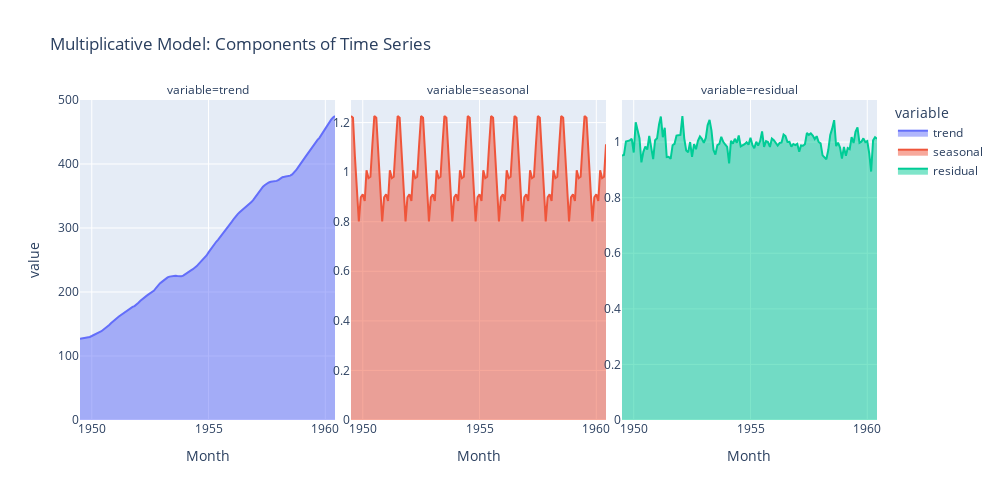

Write notebook code for a chart like this one.
### Code cell
for axis in fig.layout:
    if 'yaxis' in axis:
        fig.layout[axis].showticklabels = True

fig.show()

### Figure 1 — Plotly figure (JSON) as saved in the notebook; plotly's stock layout.template omitted (floating-point values rounded to 4 significant figures; data arrays with more than 128 entries replaced by an {"elided": "..."} marker saying what was removed)
{"data": [{"fillpattern": {"shape": ""}, "hovertemplate": "variable=trend<br>Month=%{x}<br>value=%{y}<extra></extra>", "legendgroup": "trend", "line": {"color": "#636efa"}, "marker": {"symbol": "circle"}, "mode": "lines", "name": "trend", "orientation": "v", "showlegend": true, "stackgroup": "1", "type": "scatter", "x": {"elided": "132 str values"}, "xaxis": "x", "y": {"elided": "132 float values"}, "yaxis": "y"}, {"fillpattern": {"shape": ""}, "hovertemplate": "variable=seasonal<br>Month=%{x}<br>value=%{y}<extra></extra>", "legendgroup": "seasonal", "line": {"color": "#EF553B"}, "marker": {"symbol": "circle"}, "mode": "lines", "name": "seasonal", "orientation": "v", "showlegend": true, "stackgroup": "1", "type": "scatter", "x": {"elided": "132 str values"}, "xaxis": "x2", "y": {"elided": "132 float values"}, "yaxis": "y2"}, {"fillpattern": {"shape": ""}, "hovertemplate": "variable=residual<br>Month=%{x}<br>value=%{y}<extra></extra>", "legendgroup": "residual", "line": {"color": "#00cc96"}, "marker": {"symbol": "circle"}, "mode": "lines", "name": "residual", "orientation": "v", "showlegend": true, "stackgroup": "1", "type": "scatter", "x": {"elided": "132 str values"}, "xaxis": "x3", "y": {"elided": "132 float values"}, "yaxis": "y3"}], "layout": {"annotations": [{"font": {}, "showarrow": false, "text": "variable=trend", "x": 0.16, "xanchor": "center", "xref": "paper", "y": 1, "yanchor": "bottom", "yref": "paper"}, {"font": {}, "showarrow": false, "text": "variable=seasonal", "x": 0.5, "xanchor": "center", "xref": "paper", "y": 1, "yanchor": "bottom", "yref": "paper"}, {"font": {}, "showarrow": false, "text": "variable=residual", "x": 0.84, "xanchor": "center", "xref": "paper", "y": 1, "yanchor": "bottom", "yref": "paper"}], "height": 500, "legend": {"title": {"text": "variable"}, "tracegroupgap": 0}, "title": {"text": "Multiplicative Model: Components of Time Series"}, "width": 1000, "xaxis": {"anchor": "y", "domain": [0, 0.32], "title": {"text": "Month"}}, "xaxis2": {"anchor": "y2", "domain": [0.34, 0.66], "matches": "x", "title": {"text": "Month"}}, "xaxis3": {"anchor": "y3", "domain": [0.68, 1.0], "matches": "x", "title": {"text": "Month"}}, "yaxis": {"anchor": "x", "domain": [0, 1], "showticklabels": true, "title": {"text": "value"}}, "yaxis2": {"anchor": "x2", "domain": [0, 1], "showticklabels": true}, "yaxis3": {"anchor": "x3", "domain": [0, 1], "showticklabels": true}}}
